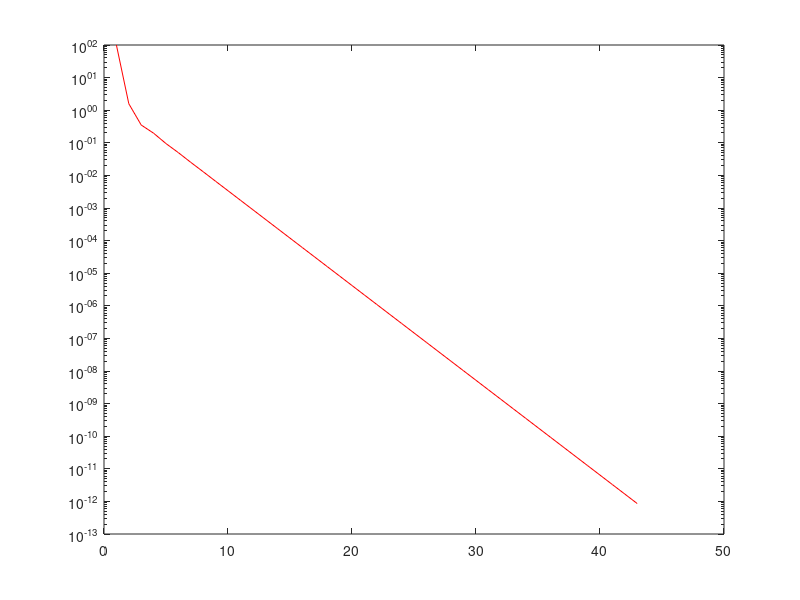

The MATLAB script that drew this image:
clear;
clc;

    %Ejercicio 1
    
%a.
xi = [-3 -2 0 2 4]';
yi = [3 0 -1 1 2]';
H1 = [(xi.^2 -1) (xi.^3 - 5*xi)  ((xi-4).^2)];
b1 = yi;
c1 = H1\b1;
a = c1(1);
b1 = c1(2);
c = c1(3);

%grafica
xx = -4:0.01:4;
yy1 = a *(xx.^2 - 1) + b1 * (3*xx.^3 - 5*xx) + c *(xx-4).^2;
% plot(xx,yy,'b',xi,yi,'r*')

%b.
%p(0) = -1
%p(0) = -a + 16c
%a = 1 + 16c
H2 = [(3*xi.^3 - 5*xi) (xi-4).^2 + 16*(xi.^2 - 1)];
b2 = yi - xi.^2 +1;
c2 = H2\b2;
yy2 = 16*c2(2) + 1 + c2(1) * (3*xx.^3 - 5*xx) + c2(2) * (xx - 4).^2;
% plot(xi,yi,'r*',xx,yy1,'b',xx,yy2,'g')


%c.
%residuos
r1 = abs(yi - H1 *c1);
error_total1 = sum(r1.^2);
r2 = abs(yi - H2 *c2);
error_total_2 = sum(r2.^2);

%es mejor el primer ajuste, ya que tiene menor error. El segundo
%ajuste tiene mayor error ya que pusimos la restriccion
%de p(0) = -1




    %Ejercicio 2
%a.
xx = [1:0.01:2];
fx = xx.^3 + 4*xx.^2 - 10;
% plot(xx,fx,'r',xx,fx*0,'g')     %Tiene 1 raiz

f1 = 1 + 4 - 10;
f2 = 2^3 + 4*2^2 - 10;
f1*f2; %<0 -> existe al menos una raiz


%b.
%metodo iterativo
N = 20;
x0 = 1.5;

for k = 1:N
    x1 = 1/2 * sqrt(10 - x0.^3);
%     fprintf('Iteracion %2d Raiz %.16f \n',k,x1)
    x0 = x1;
end
s = x0;


%c.

k = 1;
xk = zeros(1,42);
error = zeros(1,42);
x0 = 1.5;
error(k) = 100;
while(error(k)>1.e-12)
    xk(k+1) = 1/2 * sqrt(10 - xk(k).^3);
    error(k+1) = abs(xk(k+1) - xk(k));
    fprintf('Iteracion %2d Raiz %.16f Error %0.2e \n',k,xk(k+1),error(k+1))
    xk(k) = xk(k+1);
    k = k +1;
end
s = x0
semilogy(error,'r')
    
    












